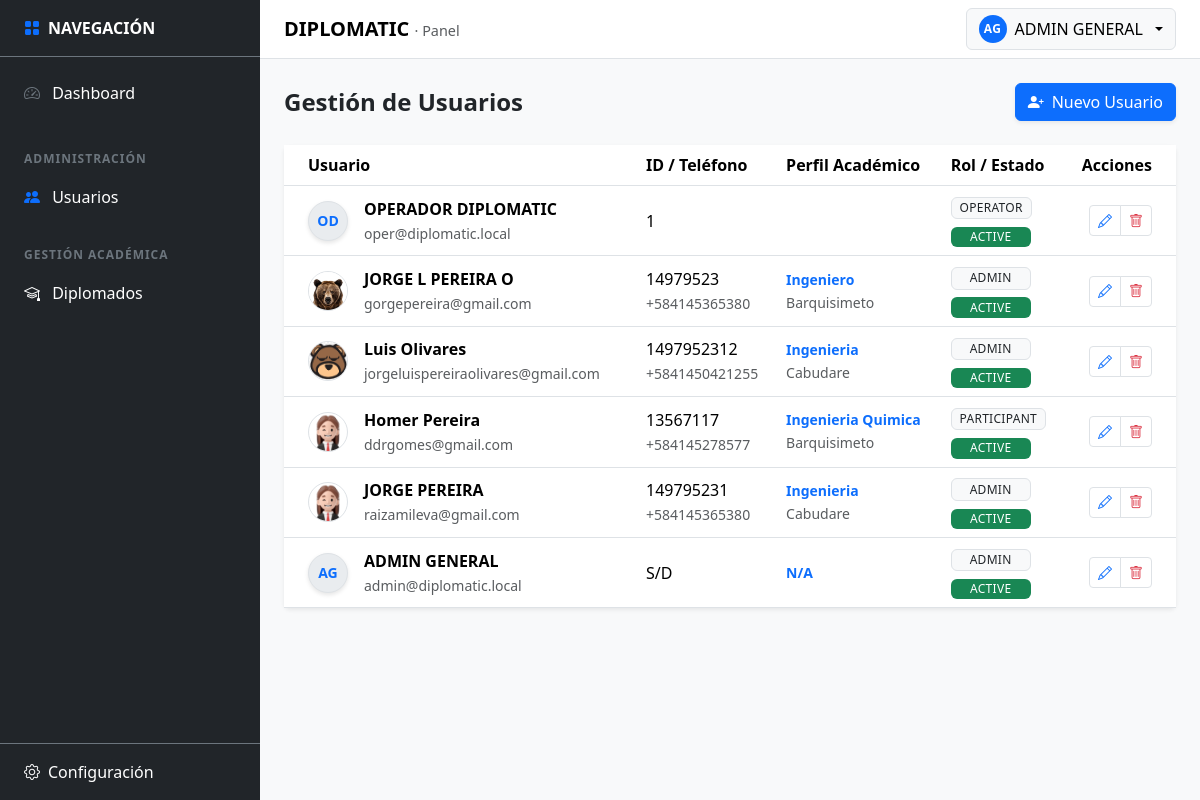
The app's page /users (signed in), older data.
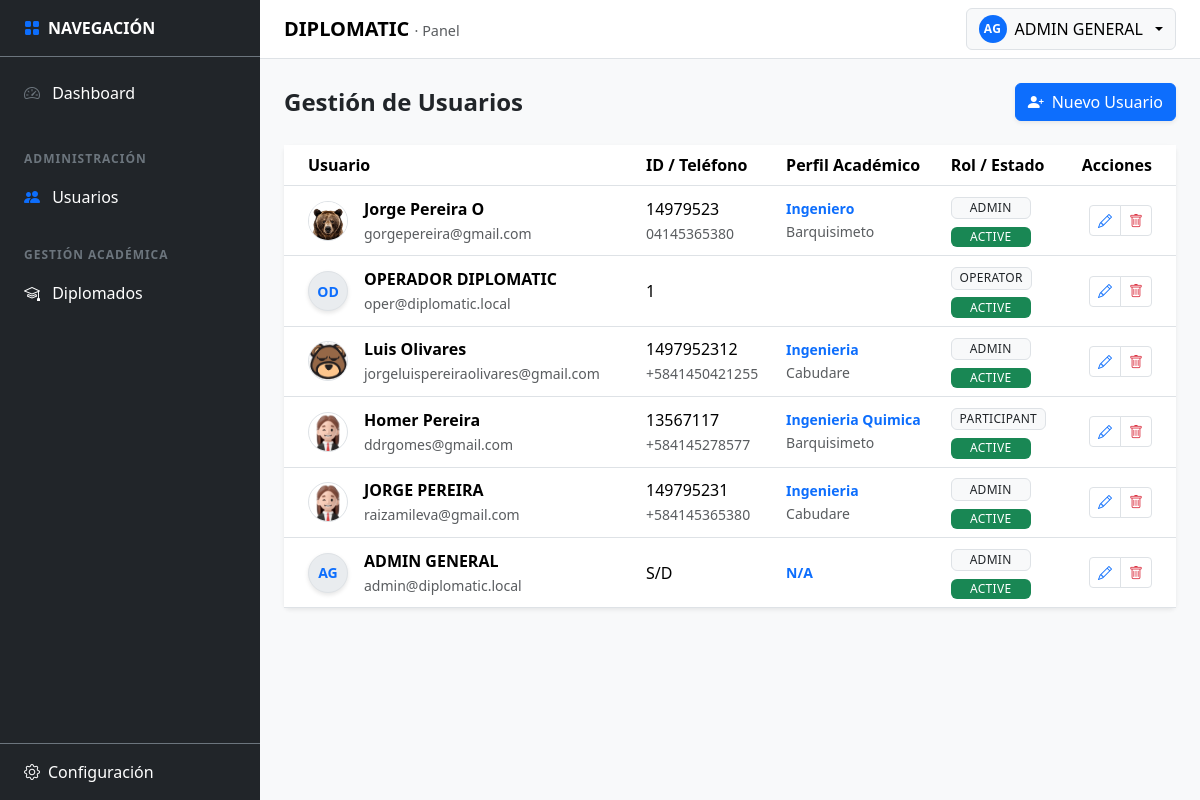
The same page, newer data.
### tables this page shows
CREATE TABLE `tbl_users` (
  `id` int(10) UNSIGNED NOT NULL,
  `user_type` enum('INTERNAL','PARTICIPANT') NOT NULL DEFAULT 'INTERNAL',
  `status` enum('ACTIVE','SUSPENDED','INACTIVE') NOT NULL DEFAULT 'ACTIVE',
  `first_name` varchar(100) NOT NULL,
  `last_name` varchar(100) NOT NULL,
  `email` varchar(190) NOT NULL,
  `role` varchar(60) DEFAULT 'PARTICIPANT',
  `phone` varchar(30) DEFAULT NULL,
  `document_id` varchar(30) DEFAULT NULL,
  `address` text DEFAULT NULL,
  `provenance` varchar(150) DEFAULT NULL,
  `undergraduate_degree` varchar(150) DEFAULT NULL,
  `avatar` varchar(255) DEFAULT 'default_avatar.png',
  `password_hash` varchar(255) NOT NULL,
  `last_login_at` datetime DEFAULT NULL,
  `created_at` datetime NOT NULL DEFAULT current_timestamp(),
  `updated_at` datetime NOT NULL DEFAULT current_timestamp() ON UPDATE current_timestamp(),
  `profile_complete` tinyint(1) DEFAULT 0
);

### app/core/Controller.php (called while the page is built, shortened)
<?php
abstract class Controller
{
    protected function view(string $viewPath, array $data = []): void
    {
        View::render($viewPath, $data);
    }
}

### app/controllers/UsersController.php (called while the page is built, shortened)
<?php
final class UsersController extends Controller
{
    public function index(): void
    {
        $userModel = new UserModel();
        try {
            $db = (new Database())->getConnection();
            $stmt = $db->query("SELECT role_key, name FROM tbl_roles WHERE status = 'ACTIVE' ORDER BY level DESC");
            $roles = $stmt->fetchAll();
        } catch (\Exception $e) {
            $roles = [];
        }
        $this->view('users/index', [
            'users' => $userModel->getAll(),
            'roles' => $roles
        ]);
    }
}

### app/core/Router.php (called while the page is built, shortened)
<?php
final class Router
{
  private array $routes = [
    'GET' => [],
    'POST' => [],
  ];
  public function get(string $path, array $handler): void
  {
    $this->routes['GET'][$this->normalize($path)] = $handler;
  }
  public function post(string $path, array $handler): void
  {
    $this->routes['POST'][$this->normalize($path)] = $handler;
  }
  public function dispatch(): void
  {
    $method = $_SERVER['REQUEST_METHOD'] ?? 'GET';
    $uri = parse_url($_SERVER['REQUEST_URI'] ?? '/', PHP_URL_PATH) ?? '/';
    $basePath = $this->detectBasePath();
    $path = $this->normalize(str_replace($basePath, '', $uri) ?: '/');
    $handler = $this->routes[$method][$path] ?? null;
    [$class, $action] = $handler;
    $controller = new $class();
    $controller->$action();
  }
  private function normalize(string $path): string
  {
    $path = '/' . trim($path, '/');
    return $path === '//' ? '/' : $path;
  }
  private function detectBasePath(): string
  {
    $scriptName = $_SERVER['SCRIPT_NAME'] ?? '';
    $dir = str_replace('\\', '/', dirname($scriptName));
    return rtrim($dir, '/');
  }
}

### app/core/Bootstrap.php (called while the page is built, shortened)
<?php
final class Bootstrap
{
    public function run(): void
    {
        $router = new Router();
        $router->get('/', [AuthController::class, 'showLogin']);
        $router->post('/login', [AuthController::class, 'doLogin']);
        $router->get('/logout', [AuthController::class, 'logout']);
        $router->get('/dashboard', [DashboardController::class, 'index']);
        $router->get('/profile', [ProfileController::class, 'index']);
        $router->post('/profile/update', [ProfileController::class, 'update']);
        $router->get('/profile/security', [ProfileController::class, 'security']);
        $router->post('/profile/change-password', [ProfileController::class, 'changePassword']);
        $router->get('/settings', [SettingsController::class, 'index']);
        $router->get('/settings/correo', [SettingsEmailController::class, 'index']);
        $router->post('/settings/save-correo', [SettingsEmailController::class, 'save']);
        $router->post('/settings/test-correo', [SettingsEmailController::class, 'test']);
        $router->get('/settings/empresa', [SettingsCompanyController::class, 'index']);
        $router->post('/settings/empresa/save', [SettingsCompanyController::class, 'save']);
        $router->get('/settings/whatsapp', [SettingsWhatsappController::class, 'index']);
        $router->post('/settings/whatsapp/save-template', [SettingsWhatsappController::class, 'saveTemplate']);
        $router->post('/settings/whatsapp/log', [SettingsWhatsappController::class, 'logSend']);
        $router->get('/settings/eventos', [SettingsEventsController::class, 'index']);
        $router->get('/settings/eventos/filter', [SettingsEventsController::class, 'filter']);
        $router->get('/users', [UsersController::class, 'index']);
        $router->post('/users/save', [UsersController::class, 'save']);
        $router->post('/users/delete', [UsersController::class, 'delete']);
        $router->get('/register', [RegisterController::class, 'index']);
        $router->post('/register/submit', [RegisterController::class, 'submit']);
        $router->get('/register/validate', [RegisterController::class, 'validateToken']);
        $router->post('/register/create-password', [RegisterController::class, 'createPassword']);
        $router->get('/register/complete', [RegisterController::class, 'completeProfile']);
        $router->get('/forgot-password', [RegisterController::class, 'forgotPasswordIndex']);
        $router->post('/forgot-password/submit', [RegisterController::class, 'forgotPasswordSubmit']);
        $router->get('/forgot-password/validate', [RegisterController::class, 'validateToken']);
        $router->dispatch();
    }
}

### public/index.php (called while the page is built, shortened)
<?php
$app = new \App\Core\Bootstrap();
$app->run();

### app/models/UserModel.php (called while the page is built, shortened)
<?php
class UserModel
{
    private $db;
    public function __construct()
    {
        $this->db = (new Database())->getConnection();
    }
    public function getAll(): array
    {
        $sql = "SELECT * FROM tbl_users WHERE status != 'INACTIVE' ORDER BY created_at DESC";
        return $this->db->query($sql)->fetchAll(PDO::FETCH_ASSOC);
    }
}

### app/views/users/index.php (the view, shortened to what the rows shown need)
<?php
$basePath = rtrim(str_replace('\\', '/', dirname($_SERVER['SCRIPT_NAME'] ?? '')), '/');
?>
<div class="d-flex justify-content-between align-items-center mb-4">
    <h2 class="h4 fw-bold mb-0">Gestión de Usuarios</h2>
</div>
<div class="card border-0 shadow-sm">
    <div class="card-body p-0">
        <div class="table-responsive">
            <table class="table table-hover align-middle mb-0">
                <thead class="bg-light">
                    <tr>
                        <th class="ps-4">Usuario</th>
                        <th>ID / Teléfono</th>
                        <th>Perfil Académico</th>
                        <th>Rol / Estado</th>
                        <th class="text-end pe-4">Acciones</th>
                    </tr>
                </thead>
                <tbody>
                    <?php foreach ($users as $u): ?>
                    <tr>
                        <td class="ps-4">
                            <div class="d-flex align-items-center gap-3">
                                <?php if (!empty($u['avatar']) && $u['avatar'] !== 'default_avatar.png'): ?>
                                    <img src="<?= $basePath ?>/assets/img/avatars/<?= htmlspecialchars($u['avatar']) ?>" class="rounded-circle border" width="40" height="40" style="object-fit: cover;">
                                <?php else: ?>
                                    <div class="avatar-circle"><?= strtoupper(substr($u['first_name'] ?? 'U', 0, 1) . substr($u['last_name'] ?? 'N', 0, 1)) ?></div>
                                <?php endif; ?>
                                <div>
                                    <div class="fw-bold"><?= htmlspecialchars($u['first_name'].' '.$u['last_name']) ?></div>
                                    <small class="text-muted"><?= htmlspecialchars($u['email']) ?></small>
                                </div>
                            </div>
                        </td>
                        <td>
                            <div><?= htmlspecialchars($u['document_id'] ?? 'S/D') ?></div>
                            <small class="text-muted"><?= htmlspecialchars($u['phone'] ?? '') ?></small>
                        </td>
                        <td>
                            <div class="small fw-bold text-primary"><?= htmlspecialchars($u['undergraduate_degree'] ?? 'N/A') ?></div>
                            <small class="text-muted"><?= htmlspecialchars($u['provenance'] ?? '') ?></small>
                        </td>
                        <td>
                            <div class="mb-1"><span class="badge bg-light text-dark border"><?= htmlspecialchars($u['role']) ?></span></div>
                            <?php
                                $statusClass = ($u['status'] === 'ACTIVE') ? 'bg-success' : 'bg-warning text-dark';
                            ?>
                            <span class="badge <?= $statusClass ?>"><?= htmlspecialchars($u['status']) ?></span>
                        </td>
                        <td class="text-end pe-4">
                            <div class="btn-group">
                                <button class="btn btn-sm btn-white border" title="Editar" onclick='editUser(<?= json_encode($u) ?>)'>
                                    <i class="bi bi-pencil text-primary"></i>
                                </button>
                                <button class="btn btn-sm btn-white border" title="Desactivar" onclick="deleteUser(<?= $u['id'] ?>)">
                                    <i class="bi bi-trash text-danger"></i>
                                </button>
                            </div>
                        </td>
                    </tr>
                    <?php endforeach; ?>
                </tbody>
            </table>
        </div>
    </div>
</div>

### app/views/topnav.php (shortened to what the rows shown need)
<?php
$basePath   = rtrim(str_replace('\\', '/', dirname($_SERVER['SCRIPT_NAME'] ?? '')), '/');
$userName   = $_SESSION['user']['name'] ?? 'Usuario';
$userAvatar = $_SESSION['user']['avatar'] ?? 'default_avatar.png';
$initials = '';
if ($userName !== '') {
  $parts = preg_split('/\s+/', trim($userName));
  $initials = strtoupper(substr($parts[0] ?? 'U', 0, 1) . substr($parts[1] ?? '', 0, 1));
  $initials = trim($initials) !== '' ? $initials : 'U';
} else {
  $initials = 'U';
}
$avatarURL  = $basePath . '/assets/img/avatars/' . $userAvatar;
$avatarPath = __DIR__ . '/../../public/assets/img/avatars/' . $userAvatar;
?>
<nav class="navbar dp-topnav bg-white border-bottom sticky-top">
  <div class="container-fluid px-3 px-md-4 d-flex align-items-center justify-content-between">
    <div class="dropdown">
      <button class="btn btn-light border dp-userbtn dropdown-toggle d-flex align-items-center gap-2"
              type="button"
              data-bs-toggle="dropdown"
              aria-expanded="false">
        <?php if ($userAvatar !== 'default_avatar.png' && file_exists($avatarPath)): ?>
            <img src="<?= $avatarURL ?>" class="rounded-circle" style="width: 24px; height: 24px; object-fit: cover;" alt="Avatar">
        <?php else: ?>
            <span class="dp-avatar" aria-hidden="true"><?= htmlspecialchars($initials) ?></span>
        <?php endif; ?>
        <span class="d-none d-sm-inline"><?= htmlspecialchars($userName) ?></span>
      </button>
    </div>
  </div>
</nav>

Row changes from the older to the newer data that the page shows:
removed tbl_users: avatar (picture), first_name+last_name "JORGE L PEREIRA O", email "gorgepereira@gmail.com", document "14979523", phone "+584145365380", undergraduate_degree "Ingeniero", provenance "Barquisimeto", role "ADMIN", status "ACTIVE"
added tbl_users: avatar (picture), first_name+last_name "Jorge Pereira O", email "gorgepereira@gmail.com", document "14979523", phone "04145365380", undergraduate_degree "Ingeniero", provenance "Barquisimeto", role "ADMIN", status "ACTIVE"
